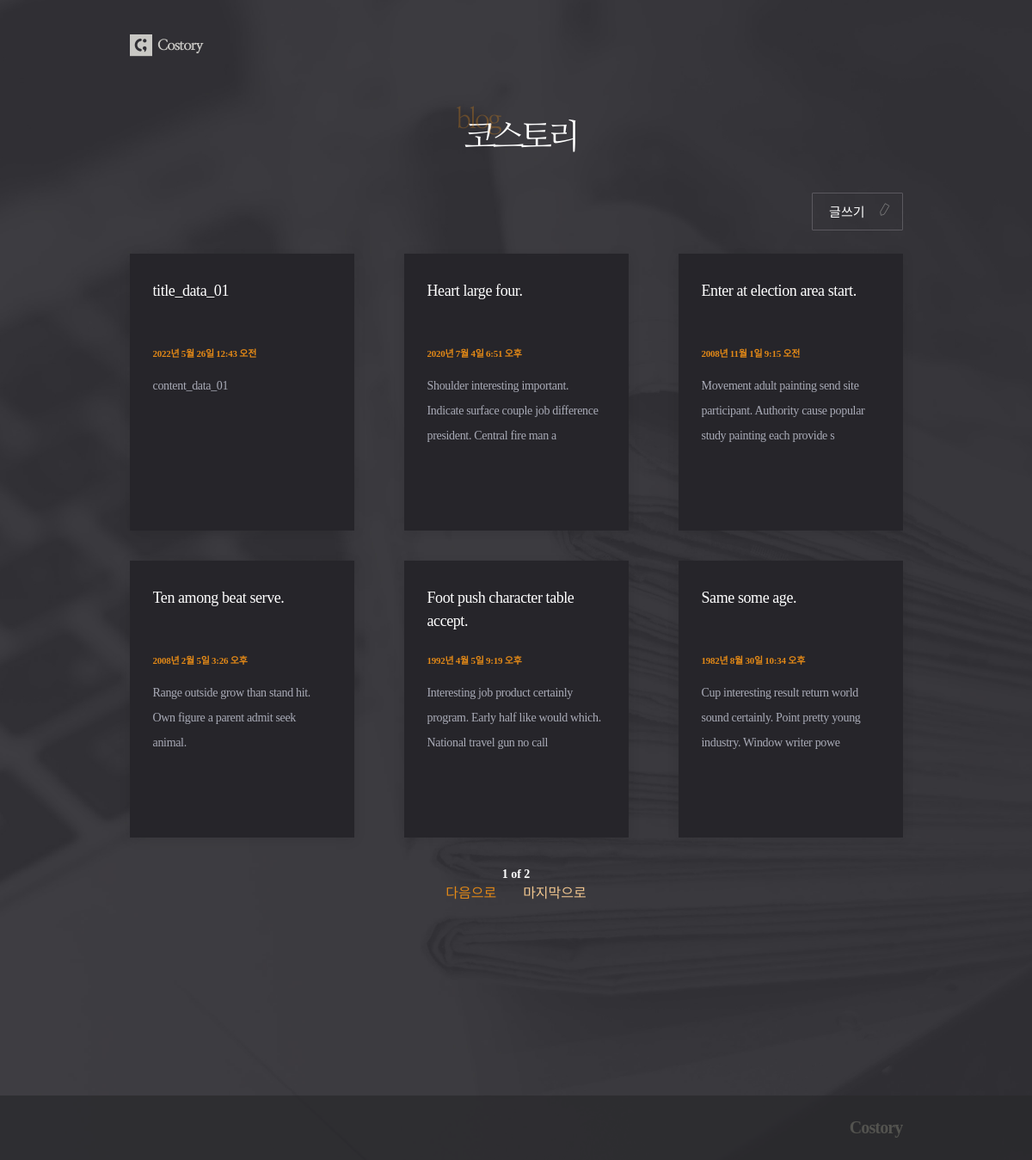
/, run on an earlier commit of the app's database.
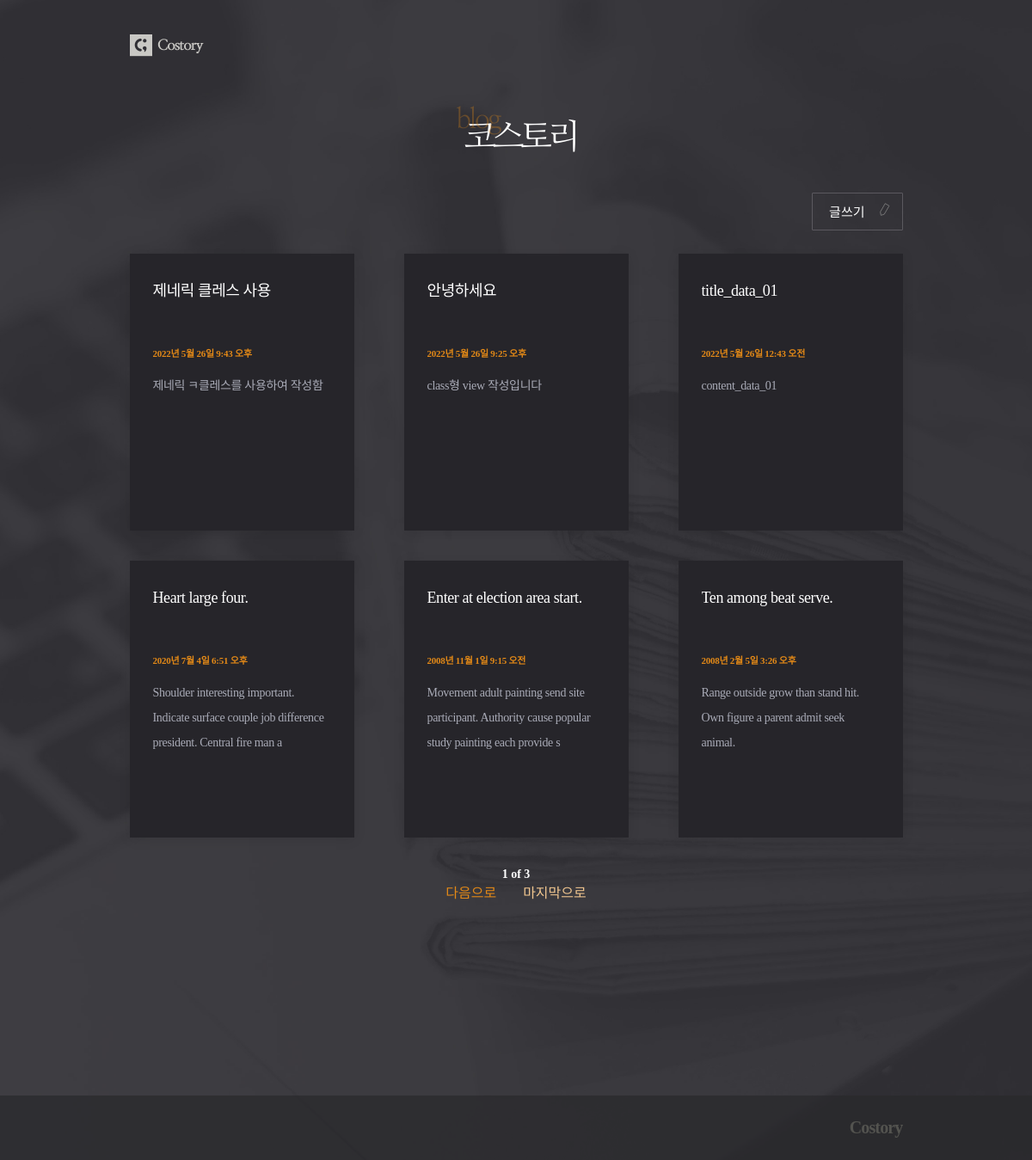
And on a later commit of the database.
### posts/models.py (models this page shows, shortened)
class Post(models.Model):
    title = models.CharField(max_length=50, unique=True, error_messages={'unique' : "중복된 제목입니다."})
    content = models.TextField(validators=[MinLengthValidator(10, "10자 이상 적어주세요"), validate_symbols])
    dt_create = models.DateTimeField(verbose_name="Date Create", auto_now_add=True)
    dt_modified = models.DateTimeField(verbose_name="Date Modified", auto_now=True)

### posts/views.py (the view)
# urls.py: path('', views.PostListView.as_view(), name='post-list'),
class PostListView(ListView):
    model = Post
    template_name = 'posts/post_list.html'
    context_object_name = 'posts'
    ordering = ['-dt_create']
    paginate_by = 6
    page_kwarg = 'page'

### posts/templates/posts/post_list.html (shortened to what this page needs)
{% extends './base.html' %}
{% load static %}
{% block css %}
    <link rel="stylesheet" href="{% static 'posts/css/post_list.css' %}">
{% endblock css %}
{% block logo_text %}
    <div id="header">
        <div class="container">
            <h1><img src="{% static 'posts/images/headertxt.png' %}"></h1>
        </div>
    </div>
{% endblock logo_text %}
{% block content %}
    <div class='btn_post'>
        <a href="{% url 'post-create' %}">글쓰기</a>
    </div>
    {% if page_obj.object_list %}
        <div class="post_container">
            {% for post in page_obj.object_list %}
                <div class="post"><a href="{% url 'post-detail' post.id %}">
                    <h2 class="title">{{post.title}}</h2>
                    <p class="date">{{post.dt_create}}</p>
                    <p class="text">{{post.content|slice:"100"}}</p>
                </a></div>
            {% endfor %}
        </div>
        <div class="paging">
            <span>
                <p>{{ page_obj.number }} of {{ page_obj.paginator.num_pages }}</p>
            {% if page_obj.has_next %}
                <a href="?page={{ page_obj.next_page_number }}" class="next">다음으로</a>
                <a href="?page={{ page_obj.paginator.num_pages }}" class="last">마지막으로</a>
            {% endif %}
        </div>
    {% else %}
        <div class="blank">
            <p>글이 없습니다.</p>
        </div>
    {% endif %}
{% endblock content %}

What changed in the data, as far as the page shows it:
no longer on this page (row edited): Post: title "Foot push character table accept.", dt_create "1992년 4월 5일 9:19 오후", content "Interesting job product certainly program. Early half like would which. National travel gun no call"
no longer on this page (row unchanged): Post: title "Same some age.", dt_create "1982년 8월 30일 10:34 오후", content "Cup interesting result return world sound certainly. Point pretty young industry. Window writer powe"
added Post: title "제네릭 클레스 사용", dt_create "2022년 5월 26일 9:43 오후", content "제네릭 ㅋ클레스를 사용하여 작성함"
added Post: title "안녕하세요", dt_create "2022년 5월 26일 9:25 오후", content "class형 view 작성입니다"
Also different on the page:
{{ page_obj.paginator.num_pages }}: "2" → "3"
